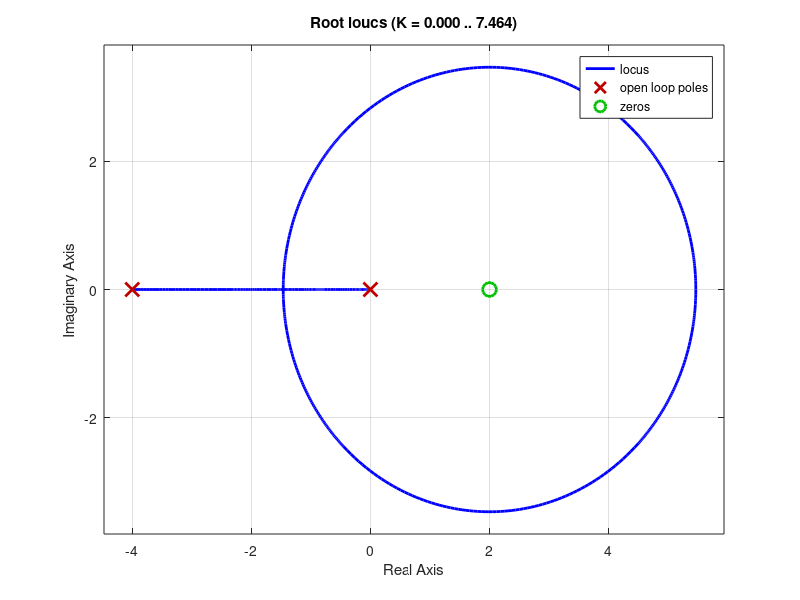

Source code (MATLAB):
%% Inicio Limpio
clc;        % Consola limpia
clear;      % Workspace limpio
close all;  % Cierra otras ventanas


%% Transferencia ejemplo 1
s = tf('s');

F = (s+1)*(s+2)

pzmap(F);

%% Transferencia ejemplo 2
close all;

F = (s+3)*(s-4)

pzmap(F);

%% Transferencia ejemplo 3
close all;

F = s^3 + s + 1

pzmap(F);

%% Transferencia ejemplo 4
close all;

F = s^3 + s^2 + 4*s + 4

pzmap(F);

%% Transferencia ejemplo 5
close all;

F = s^4 + 3*s^3 + 3*s^2 + 3*s + 2

pzmap(F);

%% Transferencia ejemplo 5
close all;

G = (2-s)/(2*s);
H = 4 / (s+4);

% Analizo el lugar de raíces de la "transferencia de Lazo 
% Abierto" o "transferencia del lazo"
rlocus(G*H);


